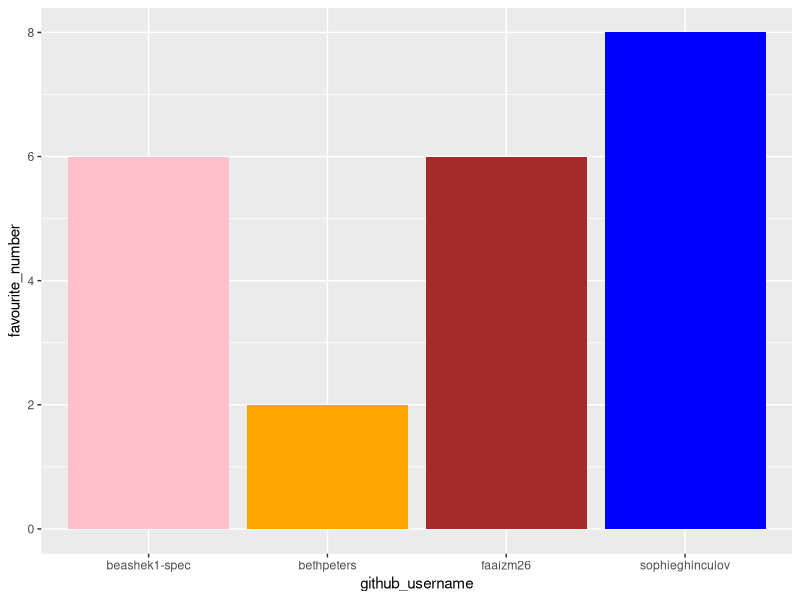
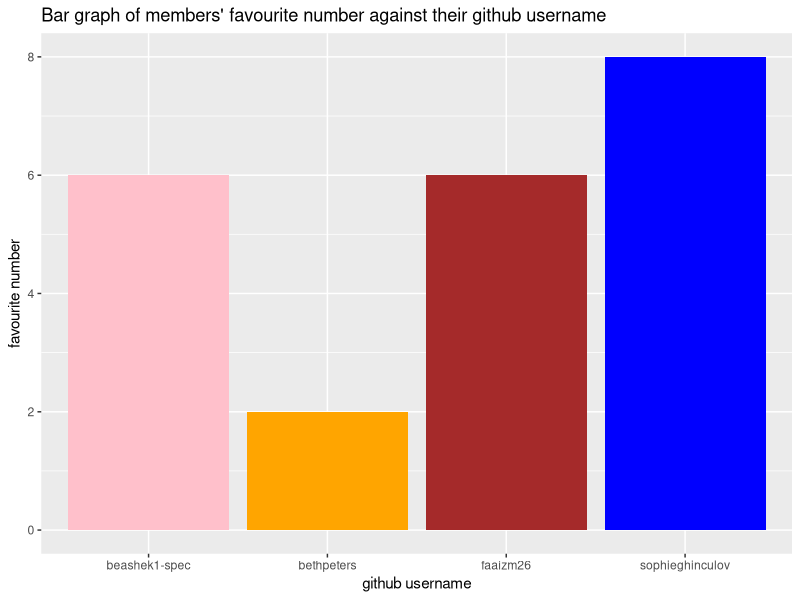
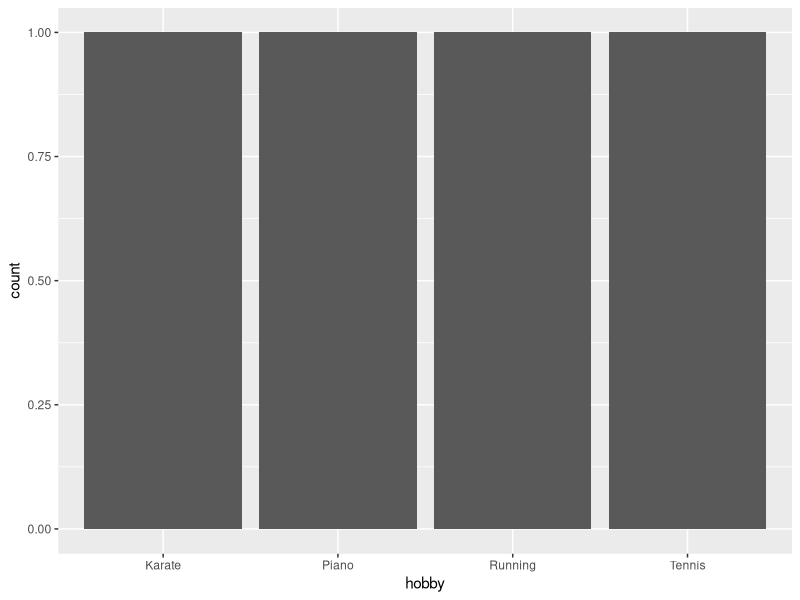

These figures' R source, in order:
## ---- chunk 1
library(tidyverse) 
## ---- chunk 2
team_data <- tibble(
  name = c("Faaiz", "Sophie", "Beth", 
           "Beatrice"),
  github_username = c("faaizm26", "sophieghinculov", "bethpeters", 
                      "beashek1-spec"), 
  colour = c("brown", "blue", "orange", 
             "pink"),
  hobby = c("Running", "Tennis", "Karate", 
            "Piano"),
  favourite_number = c(6, 8, 2, 6)
  )

team_data
## ---- chunk 3
p1 <- ggplot(data = team_data, 
             mapping = aes(x = github_username, 
                           y = favourite_number,
                           fill = colour), 
             ) +
   geom_col() +
   scale_fill_identity()
p1
## ---- chunk 4
p1 + labs(x = "github username", 
          y = "favourite number",
          title = "Bar graph of members' favourite number against their github username")
## ---- chunk 5
p2 <- ggplot(team_data, aes(x = hobby)) +
  geom_bar()
p2
